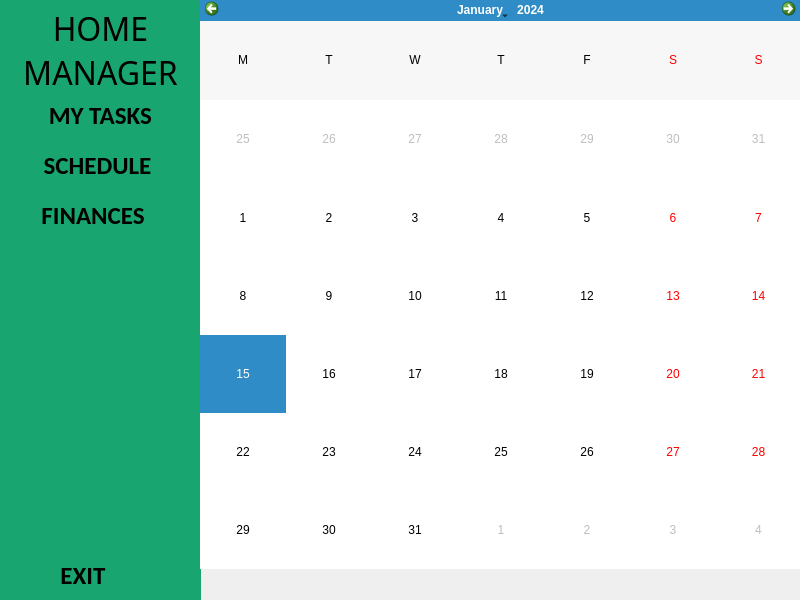
<?xml version="1.0" encoding="UTF-8"?>
<ui version="4.0">
 <class>MainWindow</class>
 <widget class="QMainWindow" name="MainWindow">
  <property name="geometry">
   <rect>
    <x>0</x>
    <y>0</y>
    <width>800</width>
    <height>600</height>
   </rect>
  </property>
  <property name="sizePolicy">
   <sizepolicy hsizetype="Expanding" vsizetype="Expanding">
    <horstretch>0</horstretch>
    <verstretch>0</verstretch>
   </sizepolicy>
  </property>
  <property name="windowTitle">
   <string>MainWindow</string>
  </property>
  <property name="styleSheet">
   <string notr="true"/>
  </property>
  <widget class="QWidget" name="centralwidget">
   <property name="sizePolicy">
    <sizepolicy hsizetype="Expanding" vsizetype="Expanding">
     <horstretch>0</horstretch>
     <verstretch>0</verstretch>
    </sizepolicy>
   </property>
   <widget class="QGroupBox" name="groupBoxMenu">
    <property name="geometry">
     <rect>
      <x>0</x>
      <y>0</y>
      <width>201</width>
      <height>601</height>
     </rect>
    </property>
    <property name="sizePolicy">
     <sizepolicy hsizetype="Expanding" vsizetype="Expanding">
      <horstretch>0</horstretch>
      <verstretch>0</verstretch>
     </sizepolicy>
    </property>
    <property name="palette">
     <palette>
      <active>
       <colorrole role="Button">
        <brush brushstyle="SolidPattern">
         <color alpha="255">
          <red>25</red>
          <green>165</green>
          <blue>111</blue>
         </color>
        </brush>
       </colorrole>
       <colorrole role="Light">
        <brush brushstyle="SolidPattern">
         <color alpha="255">
          <red>80</red>
          <green>165</green>
          <blue>80</blue>
         </color>
        </brush>
       </colorrole>
       <colorrole role="Base">
        <brush brushstyle="SolidPattern">
         <color alpha="255">
          <red>25</red>
          <green>165</green>
          <blue>111</blue>
         </color>
        </brush>
       </colorrole>
       <colorrole role="Window">
        <brush brushstyle="SolidPattern">
         <color alpha="255">
          <red>25</red>
          <green>165</green>
          <blue>111</blue>
         </color>
        </brush>
       </colorrole>
       <colorrole role="AlternateBase">
        <brush brushstyle="SolidPattern">
         <color alpha="255">
          <red>80</red>
          <green>165</green>
          <blue>80</blue>
         </color>
        </brush>
       </colorrole>
      </active>
      <inactive>
       <colorrole role="Button">
        <brush brushstyle="SolidPattern">
         <color alpha="255">
          <red>25</red>
          <green>165</green>
          <blue>111</blue>
         </color>
        </brush>
       </colorrole>
       <colorrole role="Light">
        <brush brushstyle="SolidPattern">
         <color alpha="255">
          <red>255</red>
          <green>255</green>
          <blue>255</blue>
         </color>
        </brush>
       </colorrole>
       <colorrole role="Base">
        <brush brushstyle="SolidPattern">
         <color alpha="255">
          <red>25</red>
          <green>165</green>
          <blue>111</blue>
         </color>
        </brush>
       </colorrole>
       <colorrole role="Window">
        <brush brushstyle="SolidPattern">
         <color alpha="255">
          <red>25</red>
          <green>165</green>
          <blue>111</blue>
         </color>
        </brush>
       </colorrole>
       <colorrole role="AlternateBase">
        <brush brushstyle="SolidPattern">
         <color alpha="255">
          <red>245</red>
          <green>245</green>
          <blue>245</blue>
         </color>
        </brush>
       </colorrole>
      </inactive>
      <disabled>
       <colorrole role="Button">
        <brush brushstyle="SolidPattern">
         <color alpha="255">
          <red>25</red>
          <green>165</green>
          <blue>111</blue>
         </color>
        </brush>
       </colorrole>
       <colorrole role="Light">
        <brush brushstyle="SolidPattern">
         <color alpha="255">
          <red>80</red>
          <green>165</green>
          <blue>80</blue>
         </color>
        </brush>
       </colorrole>
       <colorrole role="Base">
        <brush brushstyle="SolidPattern">
         <color alpha="255">
          <red>25</red>
          <green>165</green>
          <blue>111</blue>
         </color>
        </brush>
       </colorrole>
       <colorrole role="Window">
        <brush brushstyle="SolidPattern">
         <color alpha="255">
          <red>25</red>
          <green>165</green>
          <blue>111</blue>
         </color>
        </brush>
       </colorrole>
       <colorrole role="AlternateBase">
        <brush brushstyle="SolidPattern">
         <color alpha="255">
          <red>245</red>
          <green>245</green>
          <blue>245</blue>
         </color>
        </brush>
       </colorrole>
      </disabled>
     </palette>
    </property>
    <property name="styleSheet">
     <string notr="true">QGroupBox {
    background-color: #19A56F;
	border:4px #ffffff;
}
</string>
    </property>
    <property name="title">
     <string/>
    </property>
    <widget class="QPushButton" name="pushButtonMyTasks">
     <property name="geometry">
      <rect>
       <x>0</x>
       <y>90</y>
       <width>201</width>
       <height>51</height>
      </rect>
     </property>
     <property name="font">
      <font>
       <family>Calibri</family>
       <pointsize>19</pointsize>
       <bold>true</bold>
      </font>
     </property>
     <property name="styleSheet">
      <string notr="true">QPushButton {
    background-color: #19a56f;
    border: none;
    border-radius: 3px;
    color: #000000;
alignment:AlignVCenter;
    padding: 6px 12px 6px 30px; /* Dodanie marginesu po lewej stronie */
    /* Dodanie obrazka */
    qproperty-iconSize: 35px; /* Rozmiar ikony */
    qproperty-icon: url(:/PNGS/tasks.png); /* Ładowanie ikony */
    padding-left:6px;
}

QPushButton:hover, QPushButton:checked:hover {
    background-color: #14855a; /* Kolor tła podczas najechania kursorem */
}

QPushButton:pressed, QPushButton:checked:pressed {
    background-color: #0d593c; /* Kolor tła podczas naciśnięcia przycisku */
}
QPushButton:checked {
    background-color: #0d593c; /* Kolor tła po zaznaczeniu przycisku */
}

</string>
     </property>
     <property name="text">
      <string> MY TASKS</string>
     </property>
     <property name="checkable">
      <bool>false</bool>
     </property>
    </widget>
    <widget class="QPushButton" name="pushButtonSchedule">
     <property name="geometry">
      <rect>
       <x>0</x>
       <y>140</y>
       <width>201</width>
       <height>51</height>
      </rect>
     </property>
     <property name="font">
      <font>
       <family>Calibri</family>
       <pointsize>19</pointsize>
       <bold>true</bold>
      </font>
     </property>
     <property name="styleSheet">
      <string notr="true">QPushButton {
    background-color: #19a56f;
    border: none;
    border-radius: 3px;
    color: #000000;
alignment:AlignVCenter;
    padding: 6px 12px 6px 30px; /* Dodanie marginesu po lewej stronie */
    /* Dodanie obrazka */
    qproperty-iconSize: 50px; /* Rozmiar ikony */
    qproperty-icon: url(:/PNGS/calendar.png); /* Ładowanie ikony */
    padding-left:6px;
}

QPushButton:hover, QPushButton:checked:hover {
    background-color: #14855a; /* Kolor tła podczas najechania kursorem */
}

QPushButton:pressed, QPushButton:checked:pressed {
    background-color: #0d593c; /* Kolor tła podczas naciśnięcia przycisku */
}
QPushButton:checked {
    background-color: #0d593c; /* Kolor tła po zaznaczeniu przycisku */
}

</string>
     </property>
     <property name="text">
      <string>SCHEDULE</string>
     </property>
     <property name="checkable">
      <bool>false</bool>
     </property>
    </widget>
    <widget class="QPushButton" name="pushButtonExit">
     <property name="geometry">
      <rect>
       <x>0</x>
       <y>550</y>
       <width>201</width>
       <height>51</height>
      </rect>
     </property>
     <property name="font">
      <font>
       <family>Calibri</family>
       <pointsize>19</pointsize>
       <bold>true</bold>
      </font>
     </property>
     <property name="styleSheet">
      <string notr="true">QPushButton {
    background-color: #19a56f;
    border: none;
    border-radius: 3px;
    color: #000000;
alignment:AlignVCenter;
    padding: 6px 12px 6px 30px; /* Dodanie marginesu po lewej stronie */
    /* Dodanie obrazka */
    qproperty-iconSize: 25px; /* Rozmiar ikony */
    qproperty-icon: url(:/PNGS/exit.png); /* Ładowanie ikony */
    padding-left:-40px;

}

QPushButton:hover, QPushButton:checked:hover {
    background-color: #14855a; /* Kolor tła podczas najechania kursorem */
}

QPushButton:pressed, QPushButton:checked:pressed {
    background-color: #0d593c; /* Kolor tła podczas naciśnięcia przycisku */
}
QPushButton:checked {
    background-color: #0d593c; /* Kolor tła po zaznaczeniu przycisku */
}

</string>
     </property>
     <property name="text">
      <string>   EXIT</string>
     </property>
    </widget>
    <widget class="QLabel" name="label_2">
     <property name="geometry">
      <rect>
       <x>10</x>
       <y>10</y>
       <width>181</width>
       <height>81</height>
      </rect>
     </property>
     <property name="font">
      <font>
       <family>Eras Bold ITC</family>
       <pointsize>24</pointsize>
       <italic>false</italic>
       <bold>false</bold>
      </font>
     </property>
     <property name="styleSheet">
      <string notr="true">QLabel
{
color:black;
font: 24pt &quot;Eras Bold ITC&quot;;
word-wrap: break-word;
}</string>
     </property>
     <property name="text">
      <string>HOME MANAGER</string>
     </property>
     <property name="alignment">
      <set>Qt::AlignCenter</set>
     </property>
     <property name="wordWrap">
      <bool>true</bool>
     </property>
    </widget>
    <widget class="QPushButton" name="pushButtonFinances">
     <property name="geometry">
      <rect>
       <x>0</x>
       <y>190</y>
       <width>201</width>
       <height>51</height>
      </rect>
     </property>
     <property name="font">
      <font>
       <family>Calibri</family>
       <pointsize>19</pointsize>
       <bold>true</bold>
      </font>
     </property>
     <property name="styleSheet">
      <string notr="true">QPushButton {
    background-color: #19a56f;
    border: none;
    border-radius: 3px;
    color: #000000;
alignment:AlignVCenter;
    padding: 6px 12px 6px 30px; /* Dodanie marginesu po lewej stronie */
    /* Dodanie obrazka */
    qproperty-iconSize: 50px; /* Rozmiar ikony */
    qproperty-icon: url(:/PNGS/cash.png); /* Ładowanie ikony */
    padding-left:-3px;

}

QPushButton:hover, QPushButton:checked:hover {
    background-color: #14855a; /* Kolor tła podczas najechania kursorem */
}

QPushButton:pressed, QPushButton:checked:pressed {
    background-color: #0d593c; /* Kolor tła podczas naciśnięcia przycisku */
}
QPushButton:checked {
    background-color: #0d593c; /* Kolor tła po zaznaczeniu przycisku */
}

</string>
     </property>
     <property name="text">
      <string>FINANCES</string>
     </property>
     <property name="checkable">
      <bool>false</bool>
     </property>
    </widget>
   </widget>
   <widget class="QStackedWidget" name="stackedWidget">
    <property name="geometry">
     <rect>
      <x>199</x>
      <y>-1</y>
      <width>601</width>
      <height>611</height>
     </rect>
    </property>
    <property name="sizePolicy">
     <sizepolicy hsizetype="Expanding" vsizetype="Expanding">
      <horstretch>0</horstretch>
      <verstretch>0</verstretch>
     </sizepolicy>
    </property>
    <property name="minimumSize">
     <size>
      <width>600</width>
      <height>600</height>
     </size>
    </property>
    <property name="maximumSize">
     <size>
      <width>1280</width>
      <height>620</height>
     </size>
    </property>
    <property name="acceptDrops">
     <bool>false</bool>
    </property>
    <property name="layoutDirection">
     <enum>Qt::LeftToRight</enum>
    </property>
    <property name="autoFillBackground">
     <bool>false</bool>
    </property>
    <property name="styleSheet">
     <string notr="true">QStackedWidget::up-arrow, QStackedWidget::down-arrow {
    width: 0px;
    height: 0px;
    visibility: hidden;
    border: none;
}
</string>
    </property>
    <property name="currentIndex">
     <number>2</number>
    </property>
    <widget class="QWidget" name="pageTasks">
     <property name="sizePolicy">
      <sizepolicy hsizetype="Expanding" vsizetype="Expanding">
       <horstretch>0</horstretch>
       <verstretch>0</verstretch>
      </sizepolicy>
     </property>
     <widget class="QPushButton" name="pushButtonAdd">
      <property name="geometry">
       <rect>
        <x>510</x>
        <y>20</y>
        <width>75</width>
        <height>24</height>
       </rect>
      </property>
      <property name="text">
       <string>ADD TASK</string>
      </property>
     </widget>
     <widget class="QPushButton" name="pushButtonEdit">
      <property name="geometry">
       <rect>
        <x>510</x>
        <y>60</y>
        <width>75</width>
        <height>24</height>
       </rect>
      </property>
      <property name="text">
       <string>EDIT TASK</string>
      </property>
     </widget>
     <widget class="QPushButton" name="pushButtonRemove">
      <property name="geometry">
       <rect>
        <x>500</x>
        <y>100</y>
        <width>101</width>
        <height>24</height>
       </rect>
      </property>
      <property name="text">
       <string>REMOVE TASK</string>
      </property>
     </widget>
     <widget class="QListWidget" name="listWidget">
      <property name="geometry">
       <rect>
        <x>0</x>
        <y>0</y>
        <width>501</width>
        <height>601</height>
       </rect>
      </property>
      <property name="sizePolicy">
       <sizepolicy hsizetype="Fixed" vsizetype="Fixed">
        <horstretch>0</horstretch>
        <verstretch>0</verstretch>
       </sizepolicy>
      </property>
      <property name="sortingEnabled">
       <bool>true</bool>
      </property>
     </widget>
    </widget>
    <widget class="QWidget" name="pageFinances">
     <property name="sizePolicy">
      <sizepolicy hsizetype="Expanding" vsizetype="Expanding">
       <horstretch>0</horstretch>
       <verstretch>0</verstretch>
      </sizepolicy>
     </property>
     <widget class="QPushButton" name="pushButtonAddFinance">
      <property name="geometry">
       <rect>
        <x>10</x>
        <y>570</y>
        <width>91</width>
        <height>24</height>
       </rect>
      </property>
      <property name="text">
       <string>ADD FINANCE</string>
      </property>
     </widget>
     <widget class="QPushButton" name="pushButtonEditFinance">
      <property name="geometry">
       <rect>
        <x>110</x>
        <y>570</y>
        <width>101</width>
        <height>24</height>
       </rect>
      </property>
      <property name="text">
       <string>EDIT FINANCE</string>
      </property>
     </widget>
     <widget class="QPushButton" name="pushButtonRemoveFinance">
      <property name="geometry">
       <rect>
        <x>220</x>
        <y>570</y>
        <width>111</width>
        <height>24</height>
       </rect>
      </property>
      <property name="text">
       <string>REMOVE FINANCE</string>
      </property>
     </widget>
     <widget class="QPushButton" name="pushButtonCategories">
      <property name="geometry">
       <rect>
        <x>520</x>
        <y>570</y>
        <width>75</width>
        <height>24</height>
       </rect>
      </property>
      <property name="text">
       <string>KATEGORIE</string>
      </property>
     </widget>
     <widget class="QComboBox" name="comboBox">
      <property name="geometry">
       <rect>
        <x>190</x>
        <y>10</y>
        <width>101</width>
        <height>22</height>
       </rect>
      </property>
      <property name="maxVisibleItems">
       <number>12</number>
      </property>
      <item>
       <property name="text">
        <string>STYCZEŃ</string>
       </property>
      </item>
      <item>
       <property name="text">
        <string>LUTY</string>
       </property>
      </item>
      <item>
       <property name="text">
        <string>MARZEC</string>
       </property>
      </item>
      <item>
       <property name="text">
        <string>KWIECIEŃ</string>
       </property>
      </item>
      <item>
       <property name="text">
        <string>MAJ</string>
       </property>
      </item>
      <item>
       <property name="text">
        <string>CZERWIEC</string>
       </property>
      </item>
      <item>
       <property name="text">
        <string>LIPIEC</string>
       </property>
      </item>
      <item>
       <property name="text">
        <string>SIERPIEŃ</string>
       </property>
      </item>
      <item>
       <property name="text">
        <string>WRZESIEŃ</string>
       </property>
      </item>
      <item>
       <property name="text">
        <string>PAŹDZIERNIK</string>
       </property>
      </item>
      <item>
       <property name="text">
        <string>LISTOPAD</string>
       </property>
      </item>
      <item>
       <property name="text">
        <string>GRUDZIEŃ</string>
       </property>
      </item>
     </widget>
     <widget class="QComboBox" name="comboBox_2">
      <property name="geometry">
       <rect>
        <x>290</x>
        <y>10</y>
        <width>51</width>
        <height>22</height>
       </rect>
      </property>
      <item>
       <property name="text">
        <string>2023</string>
       </property>
      </item>
     </widget>
     <widget class="QLabel" name="labelBilansPlus">
      <property name="geometry">
       <rect>
        <x>220</x>
        <y>50</y>
        <width>131</width>
        <height>16</height>
       </rect>
      </property>
      <property name="sizePolicy">
       <sizepolicy hsizetype="Expanding" vsizetype="Expanding">
        <horstretch>0</horstretch>
        <verstretch>0</verstretch>
       </sizepolicy>
      </property>
      <property name="text">
       <string>BILANS PRZYCHODÓW</string>
      </property>
     </widget>
     <widget class="QLabel" name="labelPlusBalance">
      <property name="geometry">
       <rect>
        <x>230</x>
        <y>70</y>
        <width>121</width>
        <height>20</height>
       </rect>
      </property>
      <property name="sizePolicy">
       <sizepolicy hsizetype="Expanding" vsizetype="Expanding">
        <horstretch>0</horstretch>
        <verstretch>0</verstretch>
       </sizepolicy>
      </property>
      <property name="text">
       <string>0.00 zł</string>
      </property>
      <property name="alignment">
       <set>Qt::AlignRight|Qt::AlignTrailing|Qt::AlignVCenter</set>
      </property>
     </widget>
     <widget class="QLabel" name="labelBilansMinus">
      <property name="geometry">
       <rect>
        <x>370</x>
        <y>50</y>
        <width>111</width>
        <height>16</height>
       </rect>
      </property>
      <property name="sizePolicy">
       <sizepolicy hsizetype="Expanding" vsizetype="Expanding">
        <horstretch>0</horstretch>
        <verstretch>0</verstretch>
       </sizepolicy>
      </property>
      <property name="text">
       <string>BILANS WYDATKÓW</string>
      </property>
     </widget>
     <widget class="QLabel" name="labelMinusBalance">
      <property name="geometry">
       <rect>
        <x>360</x>
        <y>70</y>
        <width>121</width>
        <height>20</height>
       </rect>
      </property>
      <property name="sizePolicy">
       <sizepolicy hsizetype="Expanding" vsizetype="Expanding">
        <horstretch>0</horstretch>
        <verstretch>0</verstretch>
       </sizepolicy>
      </property>
      <property name="text">
       <string>0.00 zł</string>
      </property>
      <property name="alignment">
       <set>Qt::AlignRight|Qt::AlignTrailing|Qt::AlignVCenter</set>
      </property>
     </widget>
     <widget class="QLabel" name="labelBilans">
      <property name="geometry">
       <rect>
        <x>500</x>
        <y>50</y>
        <width>91</width>
        <height>16</height>
       </rect>
      </property>
      <property name="sizePolicy">
       <sizepolicy hsizetype="Expanding" vsizetype="Expanding">
        <horstretch>0</horstretch>
        <verstretch>0</verstretch>
       </sizepolicy>
      </property>
      <property name="text">
       <string>BILANS OGÓLNY</string>
      </property>
     </widget>
     <widget class="QLabel" name="labelBalance">
      <property name="geometry">
       <rect>
        <x>470</x>
        <y>70</y>
        <width>121</width>
        <height>20</height>
       </rect>
      </property>
      <property name="sizePolicy">
       <sizepolicy hsizetype="Expanding" vsizetype="Expanding">
        <horstretch>0</horstretch>
        <verstretch>0</verstretch>
       </sizepolicy>
      </property>
      <property name="text">
       <string>0.00 zł</string>
      </property>
      <property name="alignment">
       <set>Qt::AlignRight|Qt::AlignTrailing|Qt::AlignVCenter</set>
      </property>
     </widget>
     <widget class="QLabel" name="labelBilansHome">
      <property name="geometry">
       <rect>
        <x>20</x>
        <y>50</y>
        <width>171</width>
        <height>16</height>
       </rect>
      </property>
      <property name="sizePolicy">
       <sizepolicy hsizetype="Expanding" vsizetype="Expanding">
        <horstretch>0</horstretch>
        <verstretch>0</verstretch>
       </sizepolicy>
      </property>
      <property name="text">
       <string>BUDŻET DOMOWY AKTUALNIE</string>
      </property>
     </widget>
     <widget class="QLabel" name="labelHomeBalance">
      <property name="geometry">
       <rect>
        <x>60</x>
        <y>70</y>
        <width>121</width>
        <height>20</height>
       </rect>
      </property>
      <property name="sizePolicy">
       <sizepolicy hsizetype="Expanding" vsizetype="Expanding">
        <horstretch>0</horstretch>
        <verstretch>0</verstretch>
       </sizepolicy>
      </property>
      <property name="text">
       <string>0.00 zł</string>
      </property>
      <property name="alignment">
       <set>Qt::AlignRight|Qt::AlignTrailing|Qt::AlignVCenter</set>
      </property>
     </widget>
     <widget class="QTableWidget" name="tableWidget">
      <property name="geometry">
       <rect>
        <x>9</x>
        <y>120</y>
        <width>400</width>
        <height>441</height>
       </rect>
      </property>
      <property name="sizePolicy">
       <sizepolicy hsizetype="Expanding" vsizetype="Expanding">
        <horstretch>0</horstretch>
        <verstretch>0</verstretch>
       </sizepolicy>
      </property>
      <property name="minimumSize">
       <size>
        <width>400</width>
        <height>300</height>
       </size>
      </property>
      <property name="maximumSize">
       <size>
        <width>1920</width>
        <height>1080</height>
       </size>
      </property>
      <column>
       <property name="text">
        <string>RODZAJ</string>
       </property>
      </column>
      <column>
       <property name="text">
        <string>TYTUŁ</string>
       </property>
      </column>
      <column>
       <property name="text">
        <string>KATEGORIA</string>
       </property>
      </column>
      <column>
       <property name="text">
        <string>KWOTA</string>
       </property>
      </column>
     </widget>
     <widget class="QWidget" name="gridLayoutWidget">
      <property name="geometry">
       <rect>
        <x>410</x>
        <y>119</y>
        <width>181</width>
        <height>441</height>
       </rect>
      </property>
      <layout class="QGridLayout" name="verticalLayout_3"/>
     </widget>
     <widget class="QPushButton" name="pushButtonStartHomeBalance">
      <property name="geometry">
       <rect>
        <x>340</x>
        <y>570</y>
        <width>171</width>
        <height>24</height>
       </rect>
      </property>
      <property name="text">
       <string>ADD STARTER HOME BALANCE</string>
      </property>
     </widget>
    </widget>
    <widget class="QWidget" name="pageSchedule">
     <property name="sizePolicy">
      <sizepolicy hsizetype="Expanding" vsizetype="Expanding">
       <horstretch>0</horstretch>
       <verstretch>0</verstretch>
      </sizepolicy>
     </property>
     <widget class="QCalendarWidget" name="calendarWidget">
      <property name="geometry">
       <rect>
        <x>1</x>
        <y>-1</y>
        <width>601</width>
        <height>571</height>
       </rect>
      </property>
      <property name="styleSheet">
       <string notr="true">QCalendarWidget QHeaderView {
    background-color: #FFFFFF; /* białe tło */
    color: #000000; /* kolor tekstu */
}

QCalendarWidget QWidget#qt_calendar_navigationbar QToolButton {
    text-transform: uppercase; /* zmień tekst na duże litery */
}
QCalendarWidget QTableView QAbstractItemView:enabled:hover,
QCalendarWidget QTableView QAbstractItemView:enabled:focus,
QCalendarWidget QTableView QAbstractItemView:enabled:selected {
    background-color: #ffffff;
    border-radius: 50%;
}

</string>
      </property>
      <property name="minimumDate">
       <date>
        <year>1900</year>
        <month>1</month>
        <day>1</day>
       </date>
      </property>
      <property name="gridVisible">
       <bool>false</bool>
      </property>
      <property name="selectionMode">
       <enum>QCalendarWidget::SingleSelection</enum>
      </property>
      <property name="horizontalHeaderFormat">
       <enum>QCalendarWidget::SingleLetterDayNames</enum>
      </property>
      <property name="verticalHeaderFormat">
       <enum>QCalendarWidget::NoVerticalHeader</enum>
      </property>
      <property name="navigationBarVisible">
       <bool>true</bool>
      </property>
      <property name="dateEditEnabled">
       <bool>true</bool>
      </property>
     </widget>
    </widget>
   </widget>
  </widget>
 </widget>
 <resources/>
 <connections>
  <connection>
   <sender>pushButtonExit</sender>
   <signal>clicked()</signal>
   <receiver>MainWindow</receiver>
   <slot>close()</slot>
   <hints>
    <hint type="sourcelabel">
     <x>90</x>
     <y>581</y>
    </hint>
    <hint type="destinationlabel">
     <x>264</x>
     <y>507</y>
    </hint>
   </hints>
  </connection>
 </connections>
</ui>
